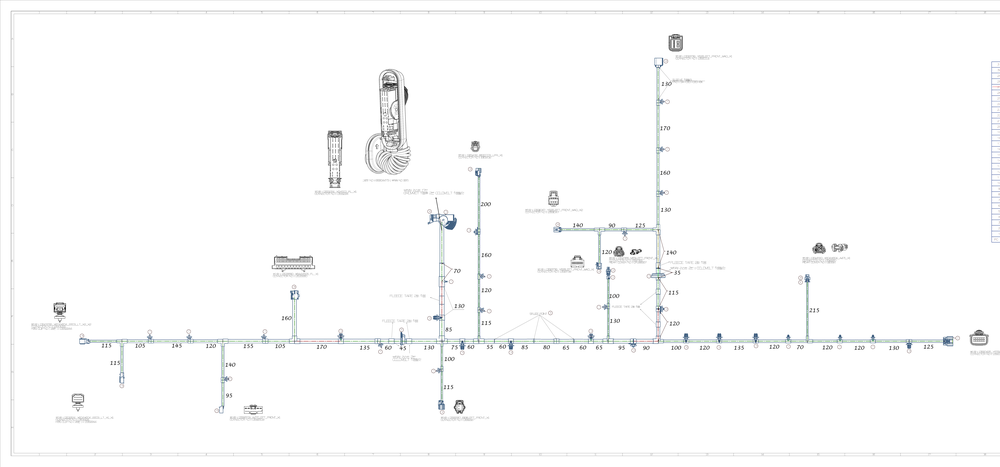
#> input picture symbol_roi640/capture_split_work_20261008/pdf_drawing_144dpi.png, 1000 x 467 px, shrunk from 10200 x 4768 before the run
$ python locate_captures_for_split.py
#> lines starting #> are read from the running program, lines starting #| are printed output that depends on the picture
#> in main, pdf is the input picture: shape (467, 1000, 3); mean R, G, B 251.4, 251.7, 251.8
"""Locate capture context in the original drawing, locally, for leakage checks."""
from pathlib import Path
import json
import cv2
import numpy as np
from PIL import Image,ImageDraw,ImageFont

HERE=Path(__file__).resolve().parent
WORK=HERE/'capture_split_work_20261008'
SOURCE=HERE/'capture_box_review_20261008'

def canonical(a):
    a=a.astype(np.int16)
    bg=np.median(a.reshape(-1,3),axis=0)
#> bg = [255, 255, 255]
    gray=np.max(abs(a-bg),axis=2)
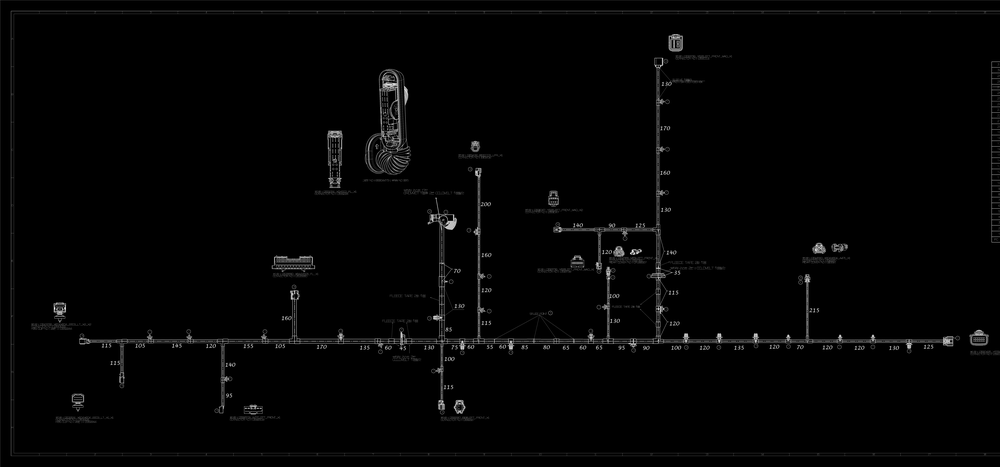
#> gray: shape (467, 1000) float64; min 0, max 255, mean 3.6
    return np.clip(gray*3,0,255).astype(np.uint8)
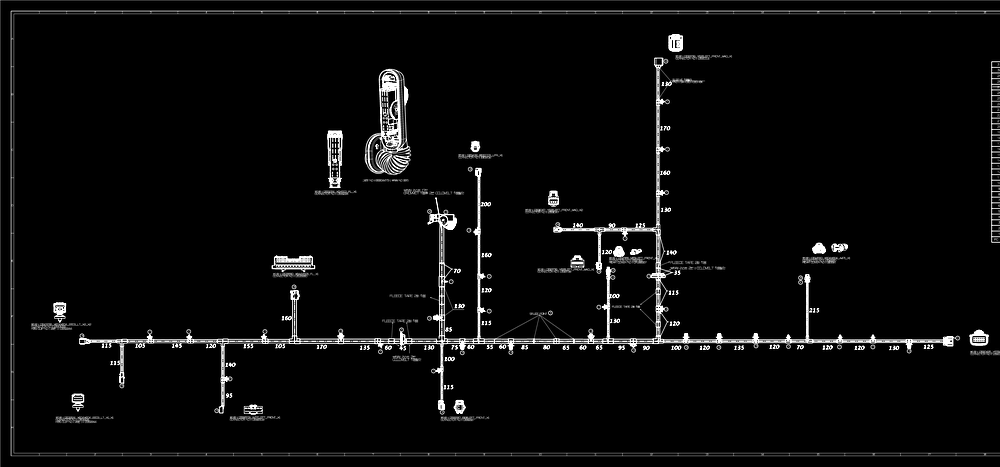
#> returned value: shape (467, 1000); min 0, max 255, mean 9.8

def main():
    cv2.setNumThreads(4)
    pdf=np.asarray(Image.open(WORK/'pdf_drawing_144dpi.png').convert('RGB'))
    # Detection contrast: light ink has no less importance than filled text.
    pdf_gray=canonical(pdf)
    sift=cv2.SIFT_create(nfeatures=50000,contrastThreshold=.015,edgeThreshold=15)
    pk,pd=sift.detectAndCompute(pdf_gray,None)
#> pk = 1111 keypoints; strongest (x, y, size): (819, 248, 7.4), (947, 341, 7.4), (475, 145, 6.6), (429, 223, 2)
    print('pdf_features',len(pk),flush=True)
#| pdf_features 1111
    matcher=cv2.FlannBasedMatcher(dict(algorithm=1,trees=5),dict(checks=80))
    matcher.add([pd]);matcher.train()
#> (the run stopped early here; a loop or call above may not have finished)

$ run again, with symbol_roi640/capture_split_work_20261008/location_overview.png copied over symbol_roi640/capture_split_work_20261008/pdf_drawing_144dpi.png
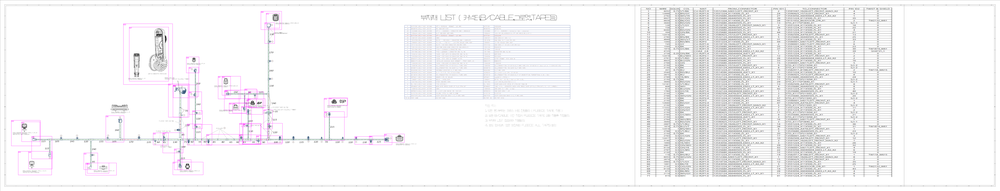
#> input picture symbol_roi640/capture_split_work_20261008/location_overview.png, 1000 x 191 px, shrunk from 12501 x 2384 before the run
#> in main, pdf is the input picture: shape (191, 1000, 3); mean R, G, B 245, 244.2, 245.5
#> bg = [255, 255, 255]
#> in canonical, `gray=np.max(abs(a-bg),axis=2)`:
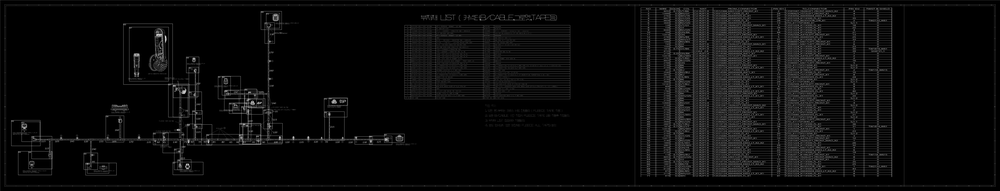
#> gray: shape (191, 1000) float64; min 0, max 226, mean 11.2
#> in canonical, `return np.clip(gray*3,0,255).astype(np.uint8)`:
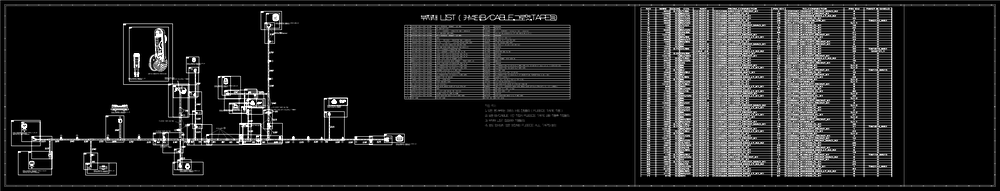
#> returned value: shape (191, 1000); min 0, max 255, mean 33.4
#> pk = 1130 keypoints; strongest (x, y, size): (188, 125, 1.9), (194, 59, 2.8), (137, 55, 3.7), (269, 61, 2.1)
#| pdf_features 1130

$ run again, with symbol_roi640/capture_split_work_20261008/isolated_ambiguous_sources.jpg saved as symbol_roi640/capture_split_work_20261008/pdf_drawing_144dpi.png
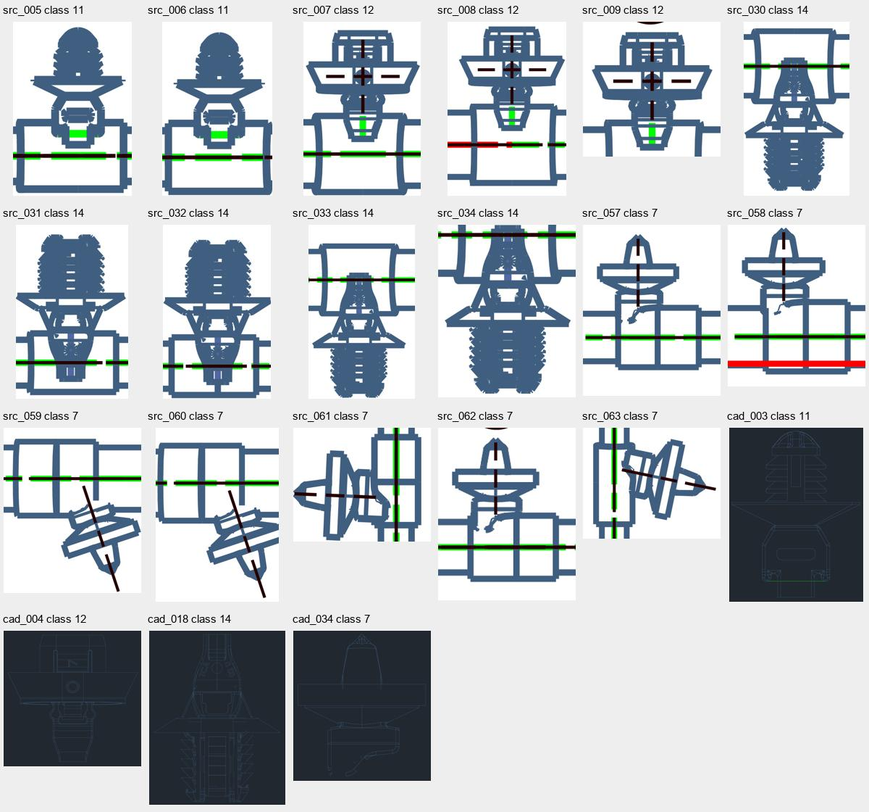
#> input picture symbol_roi640/capture_split_work_20261008/isolated_ambiguous_sources.jpg, 869 x 812 px, shrunk from 1200 x 1120 before the run
#> in main, pdf is the input picture: shape (812, 869, 3); mean R, G, B 186, 192.2, 196.8
#> bg = [238, 238, 238]
#> in canonical, `gray=np.max(abs(a-bg),axis=2)`:
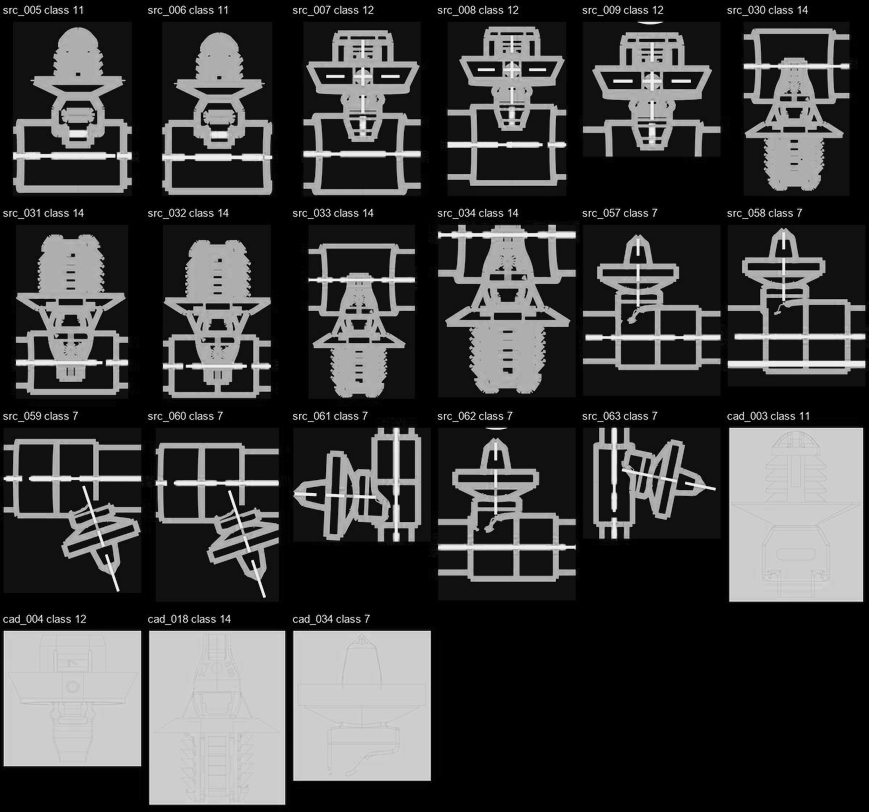
#> gray: shape (812, 869) float64; min 0, max 238, mean 62.4
#> in canonical, `return np.clip(gray*3,0,255).astype(np.uint8)`:
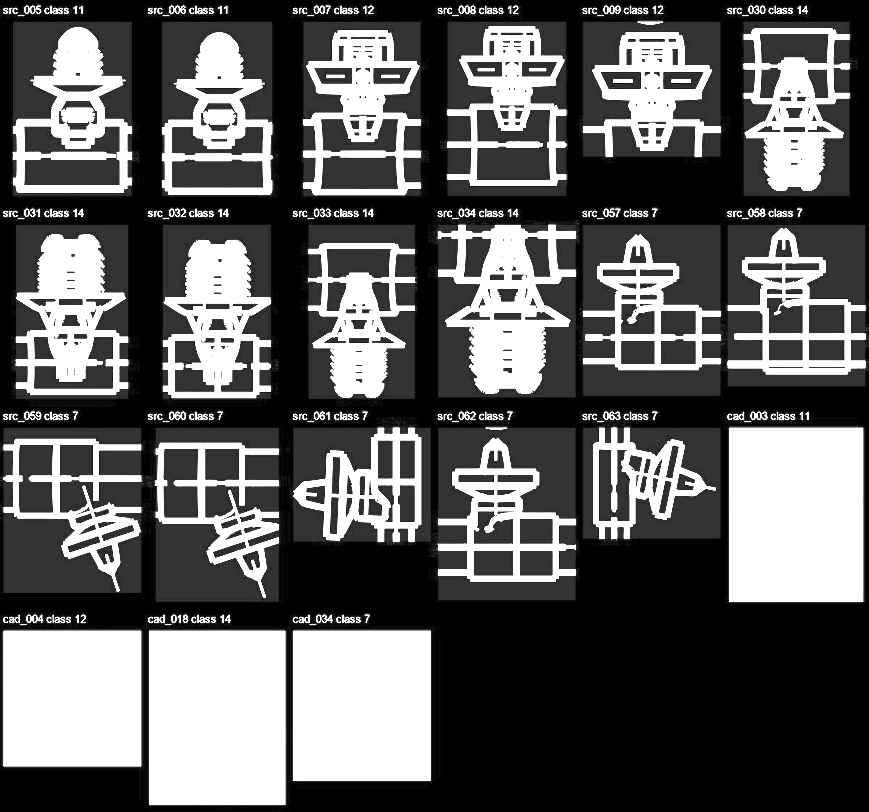
#> returned value: shape (812, 869); min 0, max 255, mean 96.6
#> pk = 3466 keypoints; strongest (x, y, size): (654, 7, 2.2), (643, 60, 2.1), (65, 343, 2.1), (660, 60, 2.2)
#| pdf_features 3466
